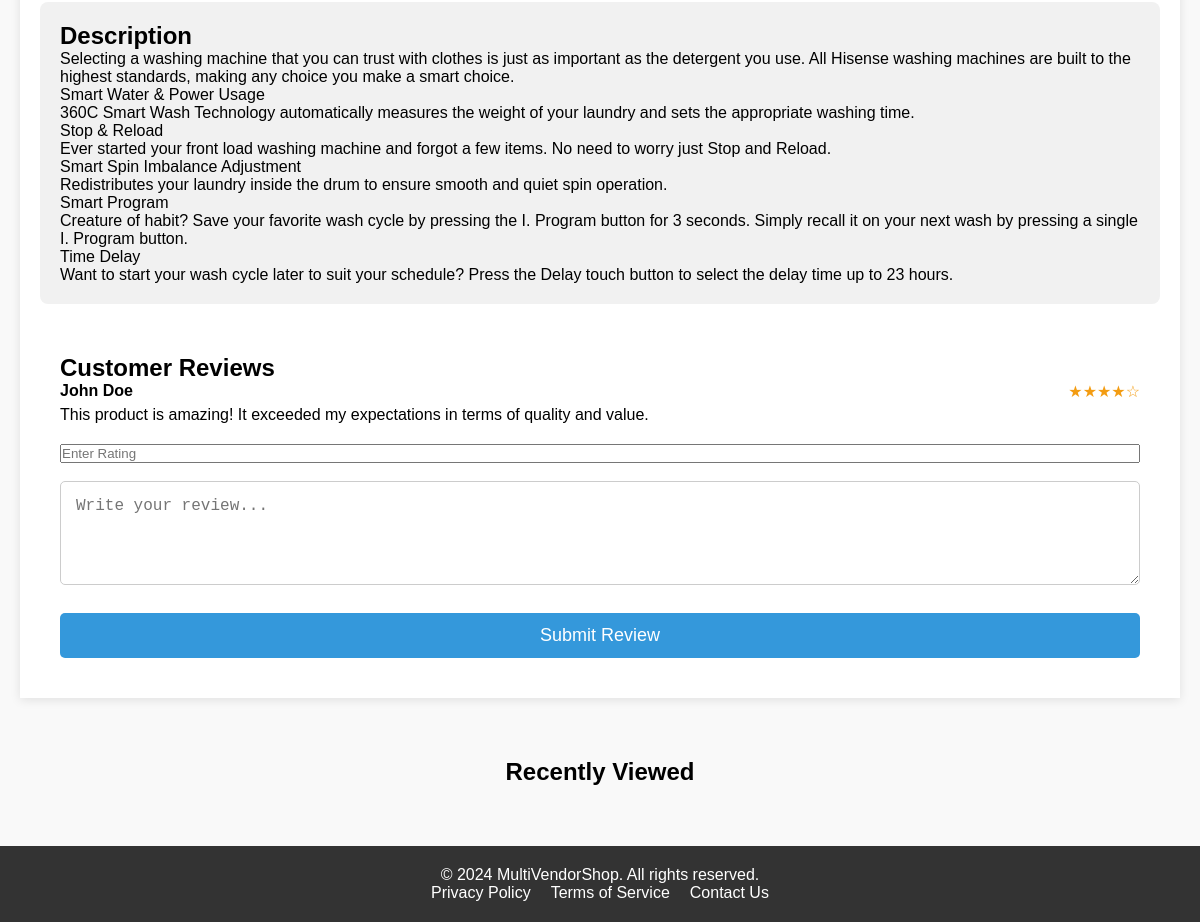
/product/71yq28c7-hisense-6kg-front-load-automatic-washing-machine-silver/ (lower part), run on an earlier commit of the app's database.
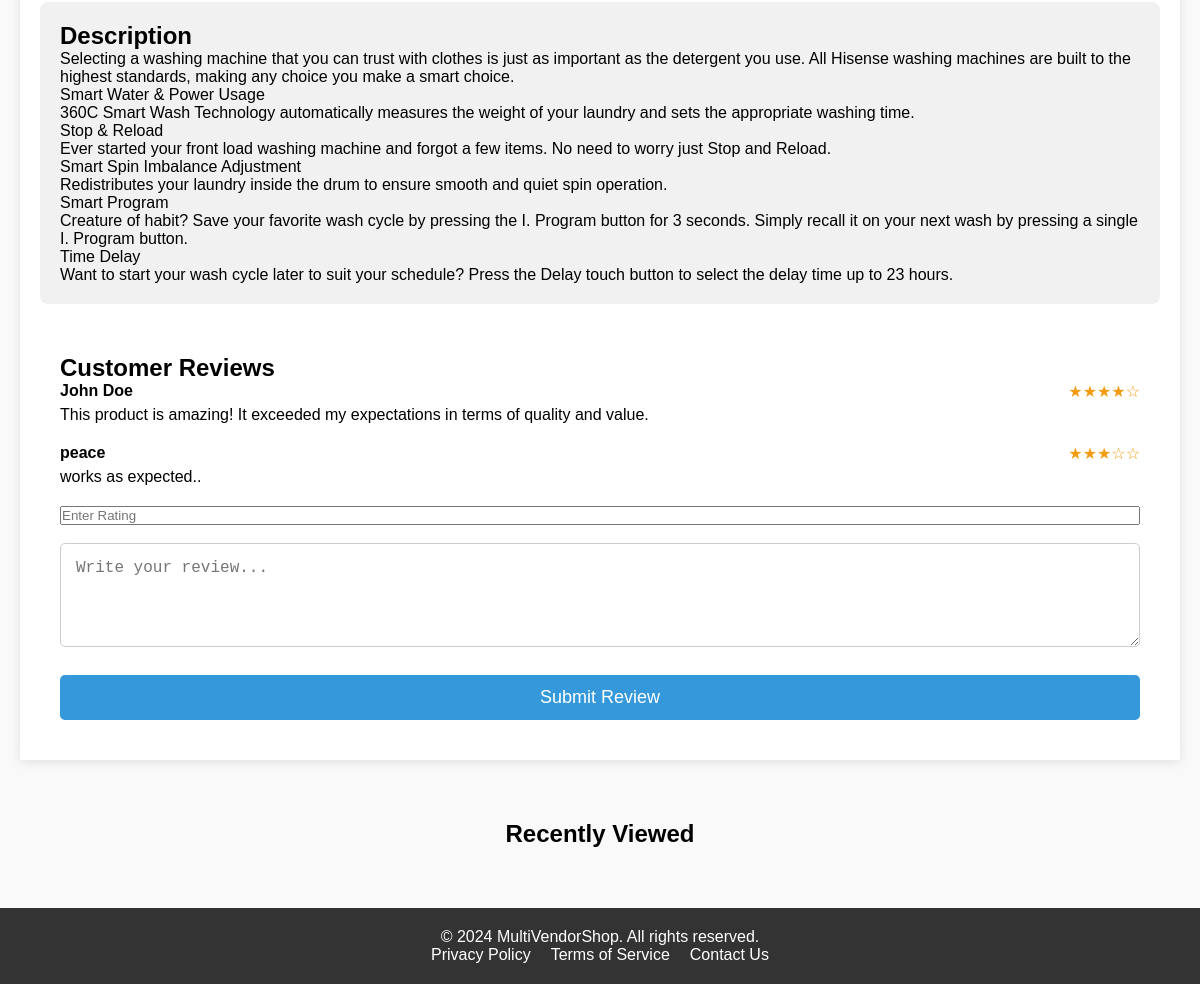
And on a later commit of the database.
### dashboard/models.py (models this page shows)
class ProductReview(models.Model):
    product = models.ForeignKey(Product, on_delete=models.CASCADE, related_name="review")
    username = models.CharField( max_length=100)
    rating = models.IntegerField()
    review = models.TextField()

### store/views.py (the view, shortened to what this page needs)
# urls.py: path("product/<slug:slug>/", views.ProductDetailView.as_view(), name="product_detail"),
class ProductDetailView(View):
    def get(self, request, slug):
        model = Product.objects.get(slug=slug)
        RecentlyViewed(request).add(str(model.pk))
        saved = SavedProduct(request)
        form = ProductReviewForm()
        context ={"product":model, "slug":model.slug, "saved":saved, "form":form}
        return render(request, "store/product_detail.html", context)

### store/forms.py
class ProductReviewForm(forms.ModelForm):
    class Meta:
        model = ProductReview
        fields = ["rating", "review"]
        widgets = {"review":forms.Textarea(attrs={"cols":False, "rows":"4", "placeholder":"Write your review..."}),
                   "rating":forms.NumberInput(attrs={"min":"1", "max":"5", "placeholder":"Enter Rating"})}

### cart/cart.py (called while the page is built)
    def __len__(self):
        return sum(int(item["quantity"] )for item in self.cart.values())

### store/context_processors.py (called while the page is built)
def recently_viewed(request):
    return {"recently_viewed":RecentlyViewed(request)}

### store/saved_sessions.py (called while the page is built)
    def __iter__(self):
        for pk in self.recently_viewed:
            product = Product.objects.get(pk=pk)
            yield product

    def __len__(self):
        return (len(self.recently_viewed))

    def add(self, pk):
        if pk not in self.recently_viewed:
            self.recently_viewed.insert(0, pk)
            self.delete()
            self.save()
        else:
            self.recently_viewed.remove(pk)
            self.recently_viewed.insert(0, pk)
            self.save()

    def delete(self):
        if len(self.recently_viewed) > 20:
            self.recently_viewed.pop()

    def items(self):
        return self.saved_product

### store/templates/store/product_detail.html (shortened to what this page needs)
{% extends "base.html" %}
{% load static %}
{% block styles %} <link rel="stylesheet" href="{%static "store/css/product_detail.css" %}"> {% endblock %}
{% block contents %}
    <main class="product-detail-page">
        <section class="product-description">
            <h2>Description</h2>
            {{product.description|linebreaks}}
        </section>
        <section class="reviews-section">
            <h2>Customer Reviews</h2>
            <div class="review">
                <div class="review-header">
                    <span class="review-author">John Doe</span>
                    <span class="review-rating">★★★★☆</span>
                </div>
                <p class="review-text">This product is amazing! It exceeded my expectations in terms of quality and value.</p>
            </div>
            {% for review in product.review.all  %}
            <div class="review">
                <div class="review-header">
                    <span class="review-author">{{review.username}}</span>
                    <span class="review-rating">
                        {% if review.rating == 1 %}★☆☆☆☆
                        {% elif review.rating == 2 %}★★☆☆☆
                        {% elif review.rating == 3 %}★★★☆☆
                        {% elif review.rating == 4 %}★★★★☆
                        {% elif review.rating == 5 %}★★★★★
                        {% endif %}
                        </span>
                </div>
                <p class="review-text">{{review.review}}.</p>
            </div>
            {% endfor %}
                <form action="" method="post">
                    <div class="review-form">
                    {% for form in form %}
                    {{form}}
                    <br>
                    {% endfor %}
                    <button type="submit" class="submit-review">Submit Review</button>
                    </div>
                </form>
        </section>
    </main>
    {% include "store/includes/recently_viewed.html" %}
    {% endblock contents %}

What changed in the data, as far as the page shows it:
added ProductReview: username "peace", review "works as expected."
